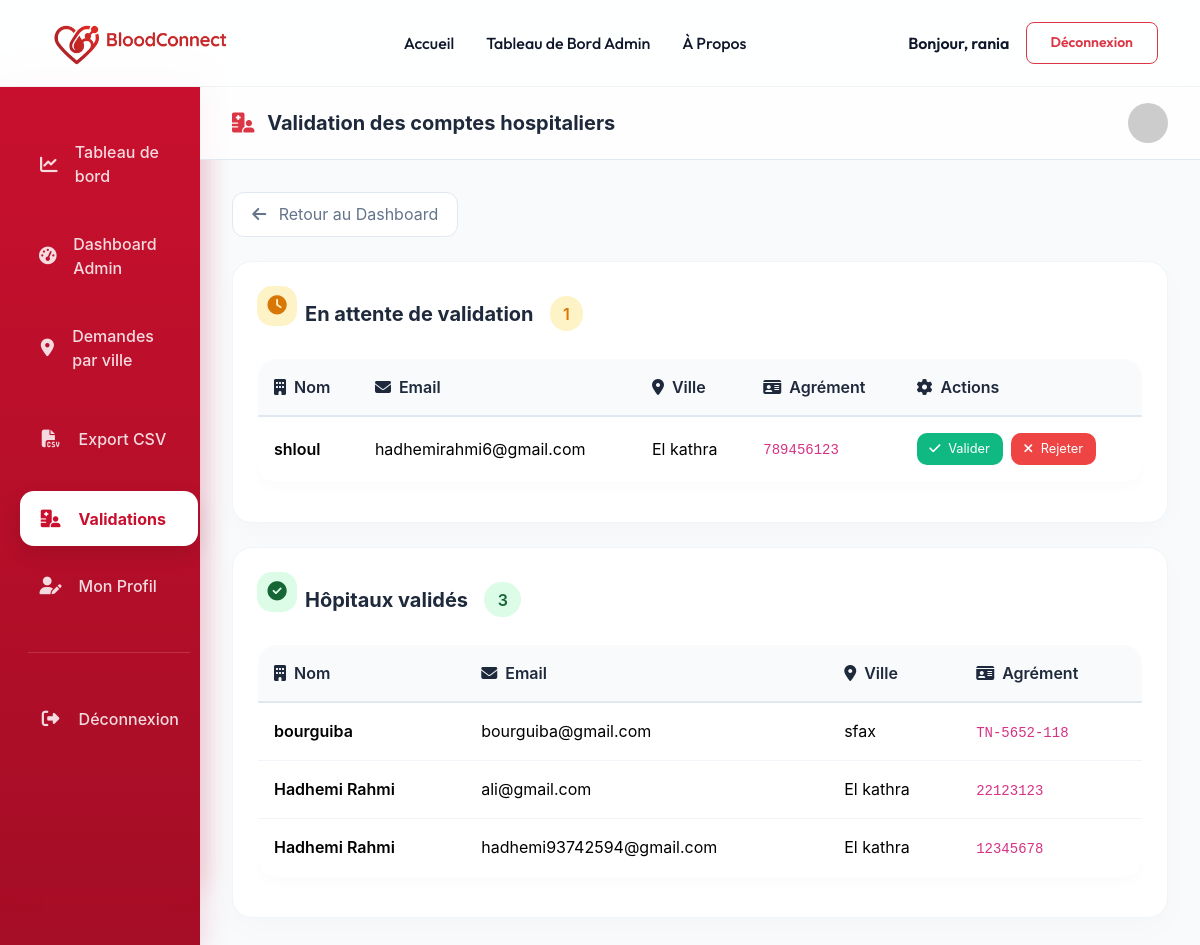
Before: /comptes/admin/hopitaux/ (signed in) with the older database file.
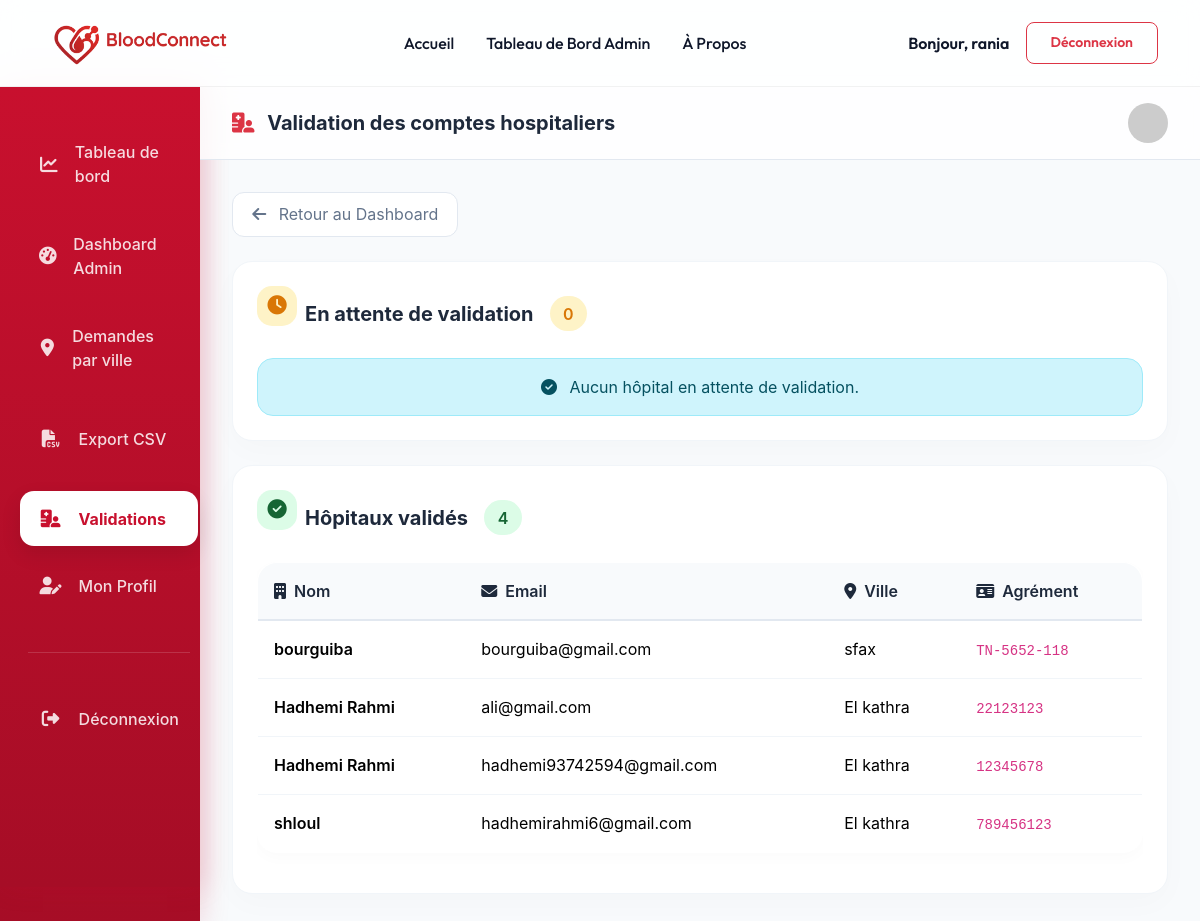
After: the same page with the newer database file.
### comptes/models.py (models this page shows, shortened)
class Hopital(models.Model):
    user = models.OneToOneField(User, on_delete=models.CASCADE)
    nom = models.CharField(max_length=200)
    adresse = models.CharField(max_length=300)
    ville = models.CharField(max_length=100)
    agrement = models.CharField(max_length=50, unique=True)
    valide = models.BooleanField(default=False)

class User(AbstractUser):
    ROLE_CHOICES = (
        ('donneur', 'Donneur'),
        ('hopital', 'Hopital'),
        ('admin', 'Admin'),
    )
    role = models.CharField(max_length=20, choices=ROLE_CHOICES, default='donneur')

### comptes/views.py (the view)
# urls.py: path('admin/hopitaux/',                             views.valider_hopitaux_page, name='valider_hopitaux'),
@login_required
@admin_required
def valider_hopitaux_page(request):
    hopitaux_en_attente = Hopital.objects.filter(valide=False).select_related('user')
    hopitaux_valides    = Hopital.objects.filter(valide=True).select_related('user')
    return render(request, 'core/valider_hopitaux.html', {
        'hopitaux_en_attente': hopitaux_en_attente,
        'hopitaux_valides'   : hopitaux_valides,
    })

### core/templates/core/valider_hopitaux.html (shortened to what the changed rows need)
{% load static %}
<!DOCTYPE html>
<html lang="fr">
<head>
    <link href="https://cdn.jsdelivr.net/npm/bootstrap@5.3.2/dist/css/bootstrap.min.css" rel="stylesheet">
    <link rel="stylesheet" href="https://cdnjs.cloudflare.com/ajax/libs/font-awesome/6.4.2/css/all.min.css">
</head>
<body>
    <div class="container-fluid">
        <div class="row">
            <div class="col-lg-10 p-0">
                <div class="dashboard-content">
                    <div class="stat-card mb-4">
                        <div class="d-flex align-items-center gap-2 mb-3">
                            <div class="stat-icon" style="background: #FEF3C7; color: #D97706; width: 40px; height: 40px;">
                                <i class="fas fa-clock"></i>
                            </div>
                            <h5 class="fw-bold mb-0">En attente de validation</h5>
                            <span class="badge-warning ms-2">{{ hopitaux_en_attente|length }}</span>
                        </div>
                        {% if hopitaux_en_attente %}
                        <div class="table-responsive">
                            <table class="table table-custom">
                                <thead>
                                    <tr>
                                        <th><i class="fas fa-building me-2"></i>Nom</th>
                                        <th><i class="fas fa-envelope me-2"></i>Email</th>
                                        <th><i class="fas fa-map-marker-alt me-2"></i>Ville</th>
                                        <th><i class="fas fa-id-card me-2"></i>Agrément</th>
                                        <th><i class="fas fa-cog me-2"></i>Actions</th>
                                    </tr>
                                </thead>
                                <tbody>
                                    {% for h in hopitaux_en_attente %}
                                    <tr>
                                        <td class="fw-semibold">{{ h.nom }}</td>
                                        <td>{{ h.user.email }}</td>
                                        <td>{{ h.ville }}</td>
                                        <td><code>{{ h.agrement }}</code></td>
                                        <td>
                                            <div class="d-flex gap-2">
                                                <a href="{% url 'valider_hopital' h.id %}"
                                                   class="btn btn-success"
                                                   onclick="return confirm('Valider {{ h.nom }} ?')">
                                                    <i class="fas fa-check me-1"></i> Valider
                                                </a>
                                                <a href="{% url 'rejeter_hopital' h.id %}"
                                                   class="btn btn-danger"
                                                   onclick="return confirm('Supprimer {{ h.nom }} ? Action irréversible.')">
                                                    <i class="fas fa-times me-1"></i> Rejeter
                                                </a>
                                            </div>
                                        </td>
                                    </tr>
                                    {% endfor %}
                                </tbody>
                            </table>
                        </div>
                        {% else %}
                        <div class="alert alert-info rounded-4 text-center mb-0">
                            <i class="fas fa-check-circle me-2"></i>
                            Aucun hôpital en attente de validation.
                        </div>
                        {% endif %}
                    </div>
                    <div class="stat-card">
                        <div class="d-flex align-items-center gap-2 mb-3">
                            <div class="stat-icon" style="background: #DCFCE7; color: #166534; width: 40px; height: 40px;">
                                <i class="fas fa-check-circle"></i>
                            </div>
                            <h5 class="fw-bold mb-0">Hôpitaux validés</h5>
                            <span class="badge-success ms-2">{{ hopitaux_valides|length }}</span>
                        </div>
                        {% if hopitaux_valides %}
                        <div class="table-responsive">
                            <table class="table table-custom">
                                <thead>
                                    <tr>
                                        <th><i class="fas fa-building me-2"></i>Nom</th>
                                        <th><i class="fas fa-envelope me-2"></i>Email</th>
                                        <th><i class="fas fa-map-marker-alt me-2"></i>Ville</th>
                                        <th><i class="fas fa-id-card me-2"></i>Agrément</th>
                                    </tr>
                                </thead>
                                <tbody>
                                    {% for h in hopitaux_valides %}
                                    <tr>
                                        <td class="fw-semibold">{{ h.nom }}</td>
                                        <td>{{ h.user.email }}</td>
                                        <td>{{ h.ville }}</td>
                                        <td><code>{{ h.agrement }}</code></td>
                                    </tr>
                                    {% endfor %}
                                </tbody>
                            </table>
                        </div>
                        {% else %}
                        <div class="alert alert-info rounded-4 text-center mb-0">
                            <i class="fas fa-info-circle me-2"></i>
                            Aucun hôpital validé pour le moment.
                        </div>
                        {% endif %}
                    </div>
                </div>
            </div>
        </div>
    </div>
</body>
</html>

Changed rows visible on the page:
changed Hopital "shloul": moves from the list under "En attente de validation" to the list under "Hôpitaux validés"
Other visible differences:
{{ hopitaux_en_attente|length }}: "1" → "0"
{{ hopitaux_valides|length }}: "3" → "4"
text no longer shown: "Nom Email Ville Agrément Actions"
text now shown: "Aucun hôpital en attente de validation."
